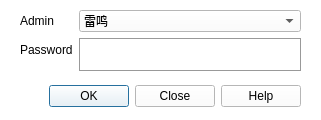
<?xml version="1.0" encoding="UTF-8"?>
<ui version="4.0">
 <class>Dialog</class>
 <widget class="QDialog" name="Dialog">
  <property name="geometry">
   <rect>
    <x>0</x>
    <y>0</y>
    <width>321</width>
    <height>120</height>
   </rect>
  </property>
  <property name="palette">
   <palette>
    <active>
     <colorrole role="WindowText">
      <brush brushstyle="SolidPattern">
       <color alpha="255">
        <red>0</red>
        <green>0</green>
        <blue>0</blue>
       </color>
      </brush>
     </colorrole>
     <colorrole role="Button">
      <brush brushstyle="SolidPattern">
       <color alpha="255">
        <red>255</red>
        <green>255</green>
        <blue>255</blue>
       </color>
      </brush>
     </colorrole>
     <colorrole role="Light">
      <brush brushstyle="SolidPattern">
       <color alpha="255">
        <red>255</red>
        <green>255</green>
        <blue>255</blue>
       </color>
      </brush>
     </colorrole>
     <colorrole role="Midlight">
      <brush brushstyle="SolidPattern">
       <color alpha="255">
        <red>255</red>
        <green>255</green>
        <blue>255</blue>
       </color>
      </brush>
     </colorrole>
     <colorrole role="Dark">
      <brush brushstyle="SolidPattern">
       <color alpha="255">
        <red>127</red>
        <green>127</green>
        <blue>127</blue>
       </color>
      </brush>
     </colorrole>
     <colorrole role="Mid">
      <brush brushstyle="SolidPattern">
       <color alpha="255">
        <red>170</red>
        <green>170</green>
        <blue>170</blue>
       </color>
      </brush>
     </colorrole>
     <colorrole role="Text">
      <brush brushstyle="SolidPattern">
       <color alpha="255">
        <red>0</red>
        <green>0</green>
        <blue>0</blue>
       </color>
      </brush>
     </colorrole>
     <colorrole role="BrightText">
      <brush brushstyle="SolidPattern">
       <color alpha="255">
        <red>255</red>
        <green>255</green>
        <blue>255</blue>
       </color>
      </brush>
     </colorrole>
     <colorrole role="ButtonText">
      <brush brushstyle="SolidPattern">
       <color alpha="255">
        <red>0</red>
        <green>0</green>
        <blue>0</blue>
       </color>
      </brush>
     </colorrole>
     <colorrole role="Base">
      <brush brushstyle="SolidPattern">
       <color alpha="255">
        <red>255</red>
        <green>255</green>
        <blue>255</blue>
       </color>
      </brush>
     </colorrole>
     <colorrole role="Window">
      <brush brushstyle="SolidPattern">
       <color alpha="255">
        <red>255</red>
        <green>255</green>
        <blue>255</blue>
       </color>
      </brush>
     </colorrole>
     <colorrole role="Shadow">
      <brush brushstyle="SolidPattern">
       <color alpha="255">
        <red>0</red>
        <green>0</green>
        <blue>0</blue>
       </color>
      </brush>
     </colorrole>
     <colorrole role="AlternateBase">
      <brush brushstyle="SolidPattern">
       <color alpha="255">
        <red>255</red>
        <green>255</green>
        <blue>255</blue>
       </color>
      </brush>
     </colorrole>
     <colorrole role="ToolTipBase">
      <brush brushstyle="SolidPattern">
       <color alpha="255">
        <red>255</red>
        <green>255</green>
        <blue>220</blue>
       </color>
      </brush>
     </colorrole>
     <colorrole role="ToolTipText">
      <brush brushstyle="SolidPattern">
       <color alpha="255">
        <red>0</red>
        <green>0</green>
        <blue>0</blue>
       </color>
      </brush>
     </colorrole>
     <colorrole role="PlaceholderText">
      <brush brushstyle="SolidPattern">
       <color alpha="128">
        <red>0</red>
        <green>0</green>
        <blue>0</blue>
       </color>
      </brush>
     </colorrole>
    </active>
    <inactive>
     <colorrole role="WindowText">
      <brush brushstyle="SolidPattern">
       <color alpha="255">
        <red>0</red>
        <green>0</green>
        <blue>0</blue>
       </color>
      </brush>
     </colorrole>
     <colorrole role="Button">
      <brush brushstyle="SolidPattern">
       <color alpha="255">
        <red>255</red>
        <green>255</green>
        <blue>255</blue>
       </color>
      </brush>
     </colorrole>
     <colorrole role="Light">
      <brush brushstyle="SolidPattern">
       <color alpha="255">
        <red>255</red>
        <green>255</green>
        <blue>255</blue>
       </color>
      </brush>
     </colorrole>
     <colorrole role="Midlight">
      <brush brushstyle="SolidPattern">
       <color alpha="255">
        <red>255</red>
        <green>255</green>
        <blue>255</blue>
       </color>
      </brush>
     </colorrole>
     <colorrole role="Dark">
      <brush brushstyle="SolidPattern">
       <color alpha="255">
        <red>127</red>
        <green>127</green>
        <blue>127</blue>
       </color>
      </brush>
     </colorrole>
     <colorrole role="Mid">
      <brush brushstyle="SolidPattern">
       <color alpha="255">
        <red>170</red>
        <green>170</green>
        <blue>170</blue>
       </color>
      </brush>
     </colorrole>
     <colorrole role="Text">
      <brush brushstyle="SolidPattern">
       <color alpha="255">
        <red>0</red>
        <green>0</green>
        <blue>0</blue>
       </color>
      </brush>
     </colorrole>
     <colorrole role="BrightText">
      <brush brushstyle="SolidPattern">
       <color alpha="255">
        <red>255</red>
        <green>255</green>
        <blue>255</blue>
       </color>
      </brush>
     </colorrole>
     <colorrole role="ButtonText">
      <brush brushstyle="SolidPattern">
       <color alpha="255">
        <red>0</red>
        <green>0</green>
        <blue>0</blue>
       </color>
      </brush>
     </colorrole>
     <colorrole role="Base">
      <brush brushstyle="SolidPattern">
       <color alpha="255">
        <red>255</red>
        <green>255</green>
        <blue>255</blue>
       </color>
      </brush>
     </colorrole>
     <colorrole role="Window">
      <brush brushstyle="SolidPattern">
       <color alpha="255">
        <red>255</red>
        <green>255</green>
        <blue>255</blue>
       </color>
      </brush>
     </colorrole>
     <colorrole role="Shadow">
      <brush brushstyle="SolidPattern">
       <color alpha="255">
        <red>0</red>
        <green>0</green>
        <blue>0</blue>
       </color>
      </brush>
     </colorrole>
     <colorrole role="AlternateBase">
      <brush brushstyle="SolidPattern">
       <color alpha="255">
        <red>255</red>
        <green>255</green>
        <blue>255</blue>
       </color>
      </brush>
     </colorrole>
     <colorrole role="ToolTipBase">
      <brush brushstyle="SolidPattern">
       <color alpha="255">
        <red>255</red>
        <green>255</green>
        <blue>220</blue>
       </color>
      </brush>
     </colorrole>
     <colorrole role="ToolTipText">
      <brush brushstyle="SolidPattern">
       <color alpha="255">
        <red>0</red>
        <green>0</green>
        <blue>0</blue>
       </color>
      </brush>
     </colorrole>
     <colorrole role="PlaceholderText">
      <brush brushstyle="SolidPattern">
       <color alpha="128">
        <red>0</red>
        <green>0</green>
        <blue>0</blue>
       </color>
      </brush>
     </colorrole>
    </inactive>
    <disabled>
     <colorrole role="WindowText">
      <brush brushstyle="SolidPattern">
       <color alpha="255">
        <red>127</red>
        <green>127</green>
        <blue>127</blue>
       </color>
      </brush>
     </colorrole>
     <colorrole role="Button">
      <brush brushstyle="SolidPattern">
       <color alpha="255">
        <red>255</red>
        <green>255</green>
        <blue>255</blue>
       </color>
      </brush>
     </colorrole>
     <colorrole role="Light">
      <brush brushstyle="SolidPattern">
       <color alpha="255">
        <red>255</red>
        <green>255</green>
        <blue>255</blue>
       </color>
      </brush>
     </colorrole>
     <colorrole role="Midlight">
      <brush brushstyle="SolidPattern">
       <color alpha="255">
        <red>255</red>
        <green>255</green>
        <blue>255</blue>
       </color>
      </brush>
     </colorrole>
     <colorrole role="Dark">
      <brush brushstyle="SolidPattern">
       <color alpha="255">
        <red>127</red>
        <green>127</green>
        <blue>127</blue>
       </color>
      </brush>
     </colorrole>
     <colorrole role="Mid">
      <brush brushstyle="SolidPattern">
       <color alpha="255">
        <red>170</red>
        <green>170</green>
        <blue>170</blue>
       </color>
      </brush>
     </colorrole>
     <colorrole role="Text">
      <brush brushstyle="SolidPattern">
       <color alpha="255">
        <red>127</red>
        <green>127</green>
        <blue>127</blue>
       </color>
      </brush>
     </colorrole>
     <colorrole role="BrightText">
      <brush brushstyle="SolidPattern">
       <color alpha="255">
        <red>255</red>
        <green>255</green>
        <blue>255</blue>
       </color>
      </brush>
     </colorrole>
     <colorrole role="ButtonText">
      <brush brushstyle="SolidPattern">
       <color alpha="255">
        <red>127</red>
        <green>127</green>
        <blue>127</blue>
       </color>
      </brush>
     </colorrole>
     <colorrole role="Base">
      <brush brushstyle="SolidPattern">
       <color alpha="255">
        <red>255</red>
        <green>255</green>
        <blue>255</blue>
       </color>
      </brush>
     </colorrole>
     <colorrole role="Window">
      <brush brushstyle="SolidPattern">
       <color alpha="255">
        <red>255</red>
        <green>255</green>
        <blue>255</blue>
       </color>
      </brush>
     </colorrole>
     <colorrole role="Shadow">
      <brush brushstyle="SolidPattern">
       <color alpha="255">
        <red>0</red>
        <green>0</green>
        <blue>0</blue>
       </color>
      </brush>
     </colorrole>
     <colorrole role="AlternateBase">
      <brush brushstyle="SolidPattern">
       <color alpha="255">
        <red>255</red>
        <green>255</green>
        <blue>255</blue>
       </color>
      </brush>
     </colorrole>
     <colorrole role="ToolTipBase">
      <brush brushstyle="SolidPattern">
       <color alpha="255">
        <red>255</red>
        <green>255</green>
        <blue>220</blue>
       </color>
      </brush>
     </colorrole>
     <colorrole role="ToolTipText">
      <brush brushstyle="SolidPattern">
       <color alpha="255">
        <red>0</red>
        <green>0</green>
        <blue>0</blue>
       </color>
      </brush>
     </colorrole>
     <colorrole role="PlaceholderText">
      <brush brushstyle="SolidPattern">
       <color alpha="128">
        <red>0</red>
        <green>0</green>
        <blue>0</blue>
       </color>
      </brush>
     </colorrole>
    </disabled>
   </palette>
  </property>
  <property name="windowTitle">
   <string>外包管理系统 - 管理员登录</string>
  </property>
  <widget class="QDialogButtonBox" name="buttonBox">
   <property name="geometry">
    <rect>
     <x>30</x>
     <y>80</y>
     <width>271</width>
     <height>32</height>
    </rect>
   </property>
   <property name="palette">
    <palette>
     <active>
      <colorrole role="WindowText">
       <brush brushstyle="SolidPattern">
        <color alpha="255">
         <red>0</red>
         <green>0</green>
         <blue>0</blue>
        </color>
       </brush>
      </colorrole>
      <colorrole role="Button">
       <brush brushstyle="SolidPattern">
        <color alpha="255">
         <red>255</red>
         <green>255</green>
         <blue>255</blue>
        </color>
       </brush>
      </colorrole>
      <colorrole role="Light">
       <brush brushstyle="SolidPattern">
        <color alpha="255">
         <red>255</red>
         <green>255</green>
         <blue>255</blue>
        </color>
       </brush>
      </colorrole>
      <colorrole role="Midlight">
       <brush brushstyle="SolidPattern">
        <color alpha="255">
         <red>255</red>
         <green>255</green>
         <blue>255</blue>
        </color>
       </brush>
      </colorrole>
      <colorrole role="Dark">
       <brush brushstyle="SolidPattern">
        <color alpha="255">
         <red>127</red>
         <green>127</green>
         <blue>127</blue>
        </color>
       </brush>
      </colorrole>
      <colorrole role="Mid">
       <brush brushstyle="SolidPattern">
        <color alpha="255">
         <red>170</red>
         <green>170</green>
         <blue>170</blue>
        </color>
       </brush>
      </colorrole>
      <colorrole role="Text">
       <brush brushstyle="SolidPattern">
        <color alpha="255">
         <red>0</red>
         <green>0</green>
         <blue>0</blue>
        </color>
       </brush>
      </colorrole>
      <colorrole role="BrightText">
       <brush brushstyle="SolidPattern">
        <color alpha="255">
         <red>255</red>
         <green>255</green>
         <blue>255</blue>
        </color>
       </brush>
      </colorrole>
      <colorrole role="ButtonText">
       <brush brushstyle="SolidPattern">
        <color alpha="255">
         <red>0</red>
         <green>0</green>
         <blue>0</blue>
        </color>
       </brush>
      </colorrole>
      <colorrole role="Base">
       <brush brushstyle="SolidPattern">
        <color alpha="255">
         <red>255</red>
         <green>255</green>
         <blue>255</blue>
        </color>
       </brush>
      </colorrole>
      <colorrole role="Window">
       <brush brushstyle="SolidPattern">
        <color alpha="255">
         <red>255</red>
         <green>255</green>
         <blue>255</blue>
        </color>
       </brush>
      </colorrole>
      <colorrole role="Shadow">
       <brush brushstyle="SolidPattern">
        <color alpha="255">
         <red>0</red>
         <green>0</green>
         <blue>0</blue>
        </color>
       </brush>
      </colorrole>
      <colorrole role="AlternateBase">
       <brush brushstyle="SolidPattern">
        <color alpha="255">
         <red>255</red>
         <green>255</green>
         <blue>255</blue>
        </color>
       </brush>
      </colorrole>
      <colorrole role="ToolTipBase">
       <brush brushstyle="SolidPattern">
        <color alpha="255">
         <red>255</red>
         <green>255</green>
         <blue>220</blue>
        </color>
       </brush>
      </colorrole>
      <colorrole role="ToolTipText">
       <brush brushstyle="SolidPattern">
        <color alpha="255">
         <red>0</red>
         <green>0</green>
         <blue>0</blue>
        </color>
       </brush>
      </colorrole>
      <colorrole role="PlaceholderText">
       <brush brushstyle="SolidPattern">
        <color alpha="128">
         <red>0</red>
         <green>0</green>
         <blue>0</blue>
        </color>
       </brush>
      </colorrole>
     </active>
     <inactive>
      <colorrole role="WindowText">
       <brush brushstyle="SolidPattern">
        <color alpha="255">
         <red>0</red>
         <green>0</green>
         <blue>0</blue>
        </color>
       </brush>
      </colorrole>
      <colorrole role="Button">
       <brush brushstyle="SolidPattern">
        <color alpha="255">
         <red>255</red>
         <green>255</green>
         <blue>255</blue>
        </color>
       </brush>
      </colorrole>
      <colorrole role="Light">
       <brush brushstyle="SolidPattern">
        <color alpha="255">
         <red>255</red>
         <green>255</green>
         <blue>255</blue>
        </color>
       </brush>
      </colorrole>
      <colorrole role="Midlight">
       <brush brushstyle="SolidPattern">
        <color alpha="255">
         <red>255</red>
         <green>255</green>
         <blue>255</blue>
        </color>
       </brush>
      </colorrole>
      <colorrole role="Dark">
       <brush brushstyle="SolidPattern">
        <color alpha="255">
         <red>127</red>
         <green>127</green>
         <blue>127</blue>
        </color>
       </brush>
      </colorrole>
      <colorrole role="Mid">
       <brush brushstyle="SolidPattern">
        <color alpha="255">
         <red>170</red>
         <green>170</green>
         <blue>170</blue>
        </color>
       </brush>
      </colorrole>
      <colorrole role="Text">
       <brush brushstyle="SolidPattern">
        <color alpha="255">
         <red>0</red>
         <green>0</green>
         <blue>0</blue>
        </color>
       </brush>
      </colorrole>
      <colorrole role="BrightText">
       <brush brushstyle="SolidPattern">
        <color alpha="255">
         <red>255</red>
         <green>255</green>
         <blue>255</blue>
        </color>
       </brush>
      </colorrole>
      <colorrole role="ButtonText">
       <brush brushstyle="SolidPattern">
        <color alpha="255">
         <red>0</red>
         <green>0</green>
         <blue>0</blue>
        </color>
       </brush>
      </colorrole>
      <colorrole role="Base">
       <brush brushstyle="SolidPattern">
        <color alpha="255">
         <red>255</red>
         <green>255</green>
         <blue>255</blue>
        </color>
       </brush>
      </colorrole>
      <colorrole role="Window">
       <brush brushstyle="SolidPattern">
        <color alpha="255">
         <red>255</red>
         <green>255</green>
         <blue>255</blue>
        </color>
       </brush>
      </colorrole>
      <colorrole role="Shadow">
       <brush brushstyle="SolidPattern">
        <color alpha="255">
         <red>0</red>
         <green>0</green>
         <blue>0</blue>
        </color>
       </brush>
      </colorrole>
      <colorrole role="AlternateBase">
       <brush brushstyle="SolidPattern">
        <color alpha="255">
         <red>255</red>
         <green>255</green>
         <blue>255</blue>
        </color>
       </brush>
      </colorrole>
      <colorrole role="ToolTipBase">
       <brush brushstyle="SolidPattern">
        <color alpha="255">
         <red>255</red>
         <green>255</green>
         <blue>220</blue>
        </color>
       </brush>
      </colorrole>
      <colorrole role="ToolTipText">
       <brush brushstyle="SolidPattern">
        <color alpha="255">
         <red>0</red>
         <green>0</green>
         <blue>0</blue>
        </color>
       </brush>
      </colorrole>
      <colorrole role="PlaceholderText">
       <brush brushstyle="SolidPattern">
        <color alpha="128">
         <red>0</red>
         <green>0</green>
         <blue>0</blue>
        </color>
       </brush>
      </colorrole>
     </inactive>
     <disabled>
      <colorrole role="WindowText">
       <brush brushstyle="SolidPattern">
        <color alpha="255">
         <red>127</red>
         <green>127</green>
         <blue>127</blue>
        </color>
       </brush>
      </colorrole>
      <colorrole role="Button">
       <brush brushstyle="SolidPattern">
        <color alpha="255">
         <red>255</red>
         <green>255</green>
         <blue>255</blue>
        </color>
       </brush>
      </colorrole>
      <colorrole role="Light">
       <brush brushstyle="SolidPattern">
        <color alpha="255">
         <red>255</red>
         <green>255</green>
         <blue>255</blue>
        </color>
       </brush>
      </colorrole>
      <colorrole role="Midlight">
       <brush brushstyle="SolidPattern">
        <color alpha="255">
         <red>255</red>
         <green>255</green>
         <blue>255</blue>
        </color>
       </brush>
      </colorrole>
      <colorrole role="Dark">
       <brush brushstyle="SolidPattern">
        <color alpha="255">
         <red>127</red>
         <green>127</green>
         <blue>127</blue>
        </color>
       </brush>
      </colorrole>
      <colorrole role="Mid">
       <brush brushstyle="SolidPattern">
        <color alpha="255">
         <red>170</red>
         <green>170</green>
         <blue>170</blue>
        </color>
       </brush>
      </colorrole>
      <colorrole role="Text">
       <brush brushstyle="SolidPattern">
        <color alpha="255">
         <red>127</red>
         <green>127</green>
         <blue>127</blue>
        </color>
       </brush>
      </colorrole>
      <colorrole role="BrightText">
       <brush brushstyle="SolidPattern">
        <color alpha="255">
         <red>255</red>
         <green>255</green>
         <blue>255</blue>
        </color>
       </brush>
      </colorrole>
      <colorrole role="ButtonText">
       <brush brushstyle="SolidPattern">
        <color alpha="255">
         <red>127</red>
         <green>127</green>
         <blue>127</blue>
        </color>
       </brush>
      </colorrole>
      <colorrole role="Base">
       <brush brushstyle="SolidPattern">
        <color alpha="255">
         <red>255</red>
         <green>255</green>
         <blue>255</blue>
        </color>
       </brush>
      </colorrole>
      <colorrole role="Window">
       <brush brushstyle="SolidPattern">
        <color alpha="255">
         <red>255</red>
         <green>255</green>
         <blue>255</blue>
        </color>
       </brush>
      </colorrole>
      <colorrole role="Shadow">
       <brush brushstyle="SolidPattern">
        <color alpha="255">
         <red>0</red>
         <green>0</green>
         <blue>0</blue>
        </color>
       </brush>
      </colorrole>
      <colorrole role="AlternateBase">
       <brush brushstyle="SolidPattern">
        <color alpha="255">
         <red>255</red>
         <green>255</green>
         <blue>255</blue>
        </color>
       </brush>
      </colorrole>
      <colorrole role="ToolTipBase">
       <brush brushstyle="SolidPattern">
        <color alpha="255">
         <red>255</red>
         <green>255</green>
         <blue>220</blue>
        </color>
       </brush>
      </colorrole>
      <colorrole role="ToolTipText">
       <brush brushstyle="SolidPattern">
        <color alpha="255">
         <red>0</red>
         <green>0</green>
         <blue>0</blue>
        </color>
       </brush>
      </colorrole>
      <colorrole role="PlaceholderText">
       <brush brushstyle="SolidPattern">
        <color alpha="128">
         <red>0</red>
         <green>0</green>
         <blue>0</blue>
        </color>
       </brush>
      </colorrole>
     </disabled>
    </palette>
   </property>
   <property name="orientation">
    <enum>Qt::Horizontal</enum>
   </property>
   <property name="standardButtons">
    <set>QDialogButtonBox::Close|QDialogButtonBox::Help|QDialogButtonBox::Ok</set>
   </property>
   <property name="centerButtons">
    <bool>false</bool>
   </property>
  </widget>
  <widget class="QWidget" name="formLayoutWidget">
   <property name="geometry">
    <rect>
     <x>20</x>
     <y>10</y>
     <width>281</width>
     <height>61</height>
    </rect>
   </property>
   <layout class="QFormLayout" name="formLayout">
    <item row="0" column="0">
     <widget class="QLabel" name="label">
      <property name="text">
       <string>Admin</string>
      </property>
      <property name="alignment">
       <set>Qt::AlignLeading|Qt::AlignLeft|Qt::AlignVCenter</set>
      </property>
     </widget>
    </item>
    <item row="1" column="0">
     <widget class="QLabel" name="label_2">
      <property name="text">
       <string>Password</string>
      </property>
     </widget>
    </item>
    <item row="1" column="1">
     <widget class="QTextEdit" name="textEdit_2">
      <property name="enabled">
       <bool>true</bool>
      </property>
      <property name="palette">
       <palette>
        <active>
         <colorrole role="WindowText">
          <brush brushstyle="SolidPattern">
           <color alpha="255">
            <red>0</red>
            <green>0</green>
            <blue>0</blue>
           </color>
          </brush>
         </colorrole>
         <colorrole role="Button">
          <brush brushstyle="SolidPattern">
           <color alpha="255">
            <red>198</red>
            <green>198</green>
            <blue>198</blue>
           </color>
          </brush>
         </colorrole>
         <colorrole role="Light">
          <brush brushstyle="SolidPattern">
           <color alpha="255">
            <red>255</red>
            <green>255</green>
            <blue>255</blue>
           </color>
          </brush>
         </colorrole>
         <colorrole role="Midlight">
          <brush brushstyle="SolidPattern">
           <color alpha="255">
            <red>226</red>
            <green>226</green>
            <blue>226</blue>
           </color>
          </brush>
         </colorrole>
         <colorrole role="Dark">
          <brush brushstyle="SolidPattern">
           <color alpha="255">
            <red>99</red>
            <green>99</green>
            <blue>99</blue>
           </color>
          </brush>
         </colorrole>
         <colorrole role="Mid">
          <brush brushstyle="SolidPattern">
           <color alpha="255">
            <red>132</red>
            <green>132</green>
            <blue>132</blue>
           </color>
          </brush>
         </colorrole>
         <colorrole role="Text">
          <brush brushstyle="SolidPattern">
           <color alpha="255">
            <red>0</red>
            <green>0</green>
            <blue>0</blue>
           </color>
          </brush>
         </colorrole>
         <colorrole role="BrightText">
          <brush brushstyle="SolidPattern">
           <color alpha="255">
            <red>255</red>
            <green>255</green>
            <blue>255</blue>
           </color>
          </brush>
         </colorrole>
         <colorrole role="ButtonText">
          <brush brushstyle="SolidPattern">
           <color alpha="255">
            <red>0</red>
            <green>0</green>
            <blue>0</blue>
           </color>
          </brush>
         </colorrole>
         <colorrole role="Base">
          <brush brushstyle="SolidPattern">
           <color alpha="255">
            <red>255</red>
            <green>255</green>
            <blue>255</blue>
           </color>
          </brush>
         </colorrole>
         <colorrole role="Window">
          <brush brushstyle="SolidPattern">
           <color alpha="255">
            <red>198</red>
            <green>198</green>
            <blue>198</blue>
           </color>
          </brush>
         </colorrole>
         <colorrole role="Shadow">
          <brush brushstyle="SolidPattern">
           <color alpha="255">
            <red>0</red>
            <green>0</green>
            <blue>0</blue>
           </color>
          </brush>
         </colorrole>
         <colorrole role="AlternateBase">
          <brush brushstyle="SolidPattern">
           <color alpha="255">
            <red>226</red>
            <green>226</green>
            <blue>226</blue>
           </color>
          </brush>
         </colorrole>
         <colorrole role="ToolTipBase">
          <brush brushstyle="SolidPattern">
           <color alpha="255">
            <red>255</red>
            <green>255</green>
            <blue>220</blue>
           </color>
          </brush>
         </colorrole>
         <colorrole role="ToolTipText">
          <brush brushstyle="SolidPattern">
           <color alpha="255">
            <red>0</red>
            <green>0</green>
            <blue>0</blue>
           </color>
          </brush>
         </colorrole>
         <colorrole role="PlaceholderText">
          <brush brushstyle="SolidPattern">
           <color alpha="128">
            <red>0</red>
            <green>0</green>
            <blue>0</blue>
           </color>
          </brush>
         </colorrole>
        </active>
        <inactive>
         <colorrole role="WindowText">
          <brush brushstyle="SolidPattern">
           <color alpha="255">
            <red>0</red>
            <green>0</green>
            <blue>0</blue>
           </color>
          </brush>
         </colorrole>
         <colorrole role="Button">
          <brush brushstyle="SolidPattern">
           <color alpha="255">
            <red>198</red>
            <green>198</green>
            <blue>198</blue>
           </color>
          </brush>
         </colorrole>
         <colorrole role="Light">
          <brush brushstyle="SolidPattern">
           <color alpha="255">
            <red>255</red>
            <green>255</green>
            <blue>255</blue>
           </color>
          </brush>
         </colorrole>
         <colorrole role="Midlight">
          <brush brushstyle="SolidPattern">
           <color alpha="255">
            <red>226</red>
            <green>226</green>
            <blue>226</blue>
           </color>
          </brush>
         </colorrole>
         <colorrole role="Dark">
          <brush brushstyle="SolidPattern">
           <color alpha="255">
            <red>99</red>
            <green>99</green>
            <blue>99</blue>
           </color>
          </brush>
         </colorrole>
         <colorrole role="Mid">
          <brush brushstyle="SolidPattern">
           <color alpha="255">
            <red>132</red>
            <green>132</green>
            <blue>132</blue>
           </color>
          </brush>
         </colorrole>
         <colorrole role="Text">
          <brush brushstyle="SolidPattern">
           <color alpha="255">
            <red>0</red>
            <green>0</green>
            <blue>0</blue>
           </color>
          </brush>
         </colorrole>
         <colorrole role="BrightText">
          <brush brushstyle="SolidPattern">
           <color alpha="255">
            <red>255</red>
            <green>255</green>
            <blue>255</blue>
           </color>
          </brush>
         </colorrole>
         <colorrole role="ButtonText">
          <brush brushstyle="SolidPattern">
           <color alpha="255">
            <red>0</red>
            <green>0</green>
            <blue>0</blue>
           </color>
          </brush>
         </colorrole>
         <colorrole role="Base">
          <brush brushstyle="SolidPattern">
           <color alpha="255">
            <red>255</red>
            <green>255</green>
            <blue>255</blue>
           </color>
          </brush>
         </colorrole>
         <colorrole role="Window">
          <brush brushstyle="SolidPattern">
           <color alpha="255">
            <red>198</red>
            <green>198</green>
            <blue>198</blue>
           </color>
          </brush>
         </colorrole>
         <colorrole role="Shadow">
          <brush brushstyle="SolidPattern">
           <color alpha="255">
            <red>0</red>
            <green>0</green>
            <blue>0</blue>
           </color>
          </brush>
         </colorrole>
         <colorrole role="AlternateBase">
          <brush brushstyle="SolidPattern">
           <color alpha="255">
            <red>226</red>
            <green>226</green>
            <blue>226</blue>
           </color>
          </brush>
         </colorrole>
         <colorrole role="ToolTipBase">
          <brush brushstyle="SolidPattern">
           <color alpha="255">
            <red>255</red>
            <green>255</green>
            <blue>220</blue>
           </color>
          </brush>
         </colorrole>
         <colorrole role="ToolTipText">
          <brush brushstyle="SolidPattern">
           <color alpha="255">
            <red>0</red>
            <green>0</green>
            <blue>0</blue>
           </color>
          </brush>
         </colorrole>
         <colorrole role="PlaceholderText">
          <brush brushstyle="SolidPattern">
           <color alpha="128">
            <red>0</red>
            <green>0</green>
            <blue>0</blue>
           </color>
          </brush>
         </colorrole>
        </inactive>
        <disabled>
         <colorrole role="WindowText">
          <brush brushstyle="SolidPattern">
           <color alpha="255">
            <red>99</red>
            <green>99</green>
            <blue>99</blue>
           </color>
          </brush>
         </colorrole>
         <colorrole role="Button">
          <brush brushstyle="SolidPattern">
           <color alpha="255">
            <red>198</red>
            <green>198</green>
            <blue>198</blue>
           </color>
          </brush>
         </colorrole>
         <colorrole role="Light">
          <brush brushstyle="SolidPattern">
           <color alpha="255">
            <red>255</red>
            <green>255</green>
            <blue>255</blue>
           </color>
          </brush>
         </colorrole>
         <colorrole role="Midlight">
          <brush brushstyle="SolidPattern">
           <color alpha="255">
            <red>226</red>
            <green>226</green>
            <blue>226</blue>
           </color>
          </brush>
         </colorrole>
         <colorrole role="Dark">
          <brush brushstyle="SolidPattern">
           <color alpha="255">
            <red>99</red>
            <green>99</green>
            <blue>99</blue>
           </color>
          </brush>
         </colorrole>
         <colorrole role="Mid">
          <brush brushstyle="SolidPattern">
           <color alpha="255">
            <red>132</red>
            <green>132</green>
            <blue>132</blue>
           </color>
          </brush>
         </colorrole>
         <colorrole role="Text">
          <brush brushstyle="SolidPattern">
           <color alpha="255">
            <red>99</red>
            <green>99</green>
            <blue>99</blue>
           </color>
          </brush>
         </colorrole>
         <colorrole role="BrightText">
          <brush brushstyle="SolidPattern">
           <color alpha="255">
            <red>255</red>
            <green>255</green>
            <blue>255</blue>
           </color>
          </brush>
         </colorrole>
         <colorrole role="ButtonText">
          <brush brushstyle="SolidPattern">
           <color alpha="255">
            <red>99</red>
            <green>99</green>
            <blue>99</blue>
           </color>
          </brush>
         </colorrole>
         <colorrole role="Base">
          <brush brushstyle="SolidPattern">
           <color alpha="255">
            <red>198</red>
            <green>198</green>
            <blue>198</blue>
           </color>
          </brush>
         </colorrole>
         <colorrole role="Window">
          <brush brushstyle="SolidPattern">
           <color alpha="255">
            <red>198</red>
            <green>198</green>
            <blue>198</blue>
           </color>
          </brush>
         </colorrole>
         <colorrole role="Shadow">
          <brush brushstyle="SolidPattern">
           <color alpha="255">
            <red>0</red>
            <green>0</green>
            <blue>0</blue>
           </color>
          </brush>
         </colorrole>
         <colorrole role="AlternateBase">
          <brush brushstyle="SolidPattern">
           <color alpha="255">
            <red>198</red>
            <green>198</green>
            <blue>198</blue>
           </color>
          </brush>
         </colorrole>
         <colorrole role="ToolTipBase">
          <brush brushstyle="SolidPattern">
           <color alpha="255">
            <red>255</red>
            <green>255</green>
            <blue>220</blue>
           </color>
          </brush>
         </colorrole>
         <colorrole role="ToolTipText">
          <brush brushstyle="SolidPattern">
           <color alpha="255">
            <red>0</red>
            <green>0</green>
            <blue>0</blue>
           </color>
          </brush>
         </colorrole>
         <colorrole role="PlaceholderText">
          <brush brushstyle="SolidPattern">
           <color alpha="128">
            <red>0</red>
            <green>0</green>
            <blue>0</blue>
           </color>
          </brush>
         </colorrole>
        </disabled>
       </palette>
      </property>
      <property name="frameShadow">
       <enum>QFrame::Sunken</enum>
      </property>
     </widget>
    </item>
    <item row="0" column="1">
     <widget class="QComboBox" name="comboBox">
      <property name="contextMenuPolicy">
       <enum>Qt::ActionsContextMenu</enum>
      </property>
      <property name="editable">
       <bool>false</bool>
      </property>
      <property name="currentText">
       <string>雷鸣</string>
      </property>
      <item>
       <property name="text">
        <string>雷鸣</string>
       </property>
      </item>
      <item>
       <property name="text">
        <string>SVP</string>
       </property>
      </item>
      <item>
       <property name="text">
        <string>经理</string>
       </property>
      </item>
     </widget>
    </item>
   </layout>
  </widget>
 </widget>
 <resources/>
 <connections>
  <connection>
   <sender>buttonBox</sender>
   <signal>accepted()</signal>
   <receiver>Dialog</receiver>
   <slot>accept()</slot>
   <hints>
    <hint type="sourcelabel">
     <x>248</x>
     <y>254</y>
    </hint>
    <hint type="destinationlabel">
     <x>157</x>
     <y>274</y>
    </hint>
   </hints>
  </connection>
  <connection>
   <sender>buttonBox</sender>
   <signal>rejected()</signal>
   <receiver>Dialog</receiver>
   <slot>reject()</slot>
   <hints>
    <hint type="sourcelabel">
     <x>316</x>
     <y>260</y>
    </hint>
    <hint type="destinationlabel">
     <x>286</x>
     <y>274</y>
    </hint>
   </hints>
  </connection>
 </connections>
</ui>
